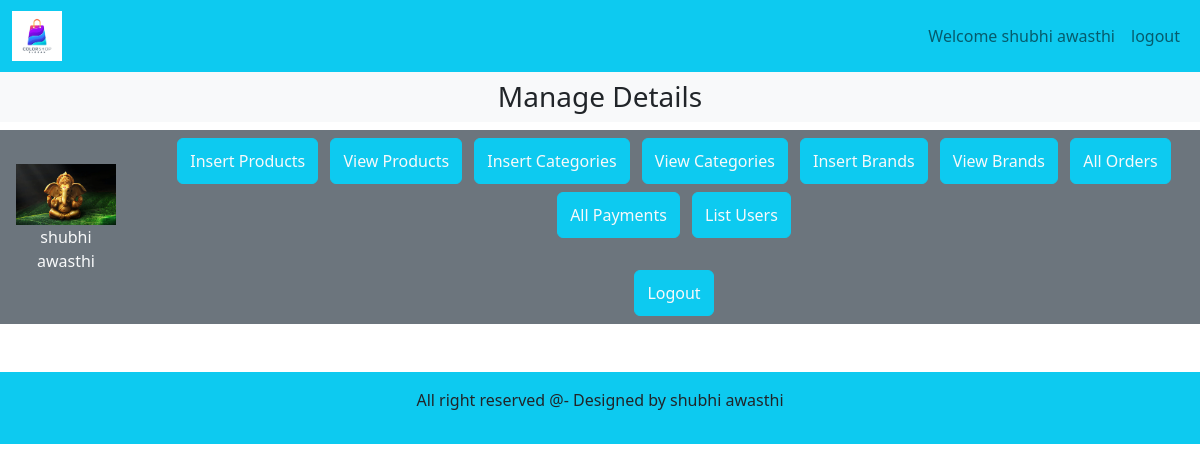
/admin_area/index.php (signed in), run on the app's committed database.
### tables this page shows
CREATE TABLE `admin_register` (
  `admin_id` int(11) NOT NULL,
  `admin_name` varchar(100) NOT NULL,
  `admin_email` varchar(255) NOT NULL,
  `admin_image` varchar(255) NOT NULL,
  `admin_password` varchar(100) NOT NULL
);

### admin_area/index.php (the view, shortened to what this page needs)
<?php
include('../includes/connect.php');
?>
<!DOCTYPE html>
<html lang="en">
<head>
    <link rel="stylesheet" href="style.css">
    <link href="https://cdn.jsdelivr.net/npm/bootstrap@5.2.2/dist/css/bootstrap.min.css" rel="stylesheet">
    <link rel="stylesheet" href="https://cdnjs.cloudflare.com/ajax/libs/font-awesome/6.2.0/css/all.min.css" />
    </head>
<body>
    <div class="container-fluid p-0">
<nav class="navbar navbar-expand-lg navbar-light bg-info">
    <div class="container-fluid">
 <img src="../images/—Pngtree—shopping logo design ready to_5052125.png" width="50px" height="50px"alt="">
 <nav class="navbar navbar-expand-lg">
    <ul class="navbar-nav">
    <?php
    if(!isset($_SESSION['admin_name'])){
        echo" <li class='nav-item'>
        <a href='' class='nav-link'>Welcome Guest</a>
    </li>";
    }else{
        echo" <li class='nav-item'>
        <a href='' class='nav-link'>Welcome ".$_SESSION['admin_name']."</a>
    </li>";
    }
    ?>
           <?php
        if(isset($_SESSION['admin_name'])){
echo"<li class='nav-item'>
<a class='nav-link' href='admin_logout.php'>logout</a>
</li>";
        }
        else{
            echo"<li class='nav-item'>
<a class='nav-link' href='admin_registration.php'>Register</a>
</li>";
        }
        ?>
    </ul>
</nav>
    </div>
</nav>
<div class="bg-light">
    <h3 class="text-center p-2">Manage Details</h3>
</div>
<div class="row">
    <div class="col-md-12 bg-secondary p-1 d-flex align-items-center">
<div class="p-4">
<?php
if(isset($_SESSION['admin_name'])){
        $admin_name= $_SESSION['admin_name'];
        $select_admin_data="select * from `admin_register` where admin_name='$admin_name'";
        $result =mysqli_query($con, $select_admin_data);
        $row_data= mysqli_fetch_assoc($result);
        $admin_name=$row_data['admin_name'];
        $admin_image=$row_data['admin_image'];
        echo "<a href=''><img src='./admin_image/$admin_image' alt='' class='admin-img'></a>";
        echo"
        <p class='text-light text-center'>$admin_name</p>";
}
        ?>
</div>
<div class="button text-center">
    <button class="btn btn-info text-light m-1"><a href="insert_product.php" class="nav-link my-1">Insert Products</a></button>
    <button class="btn btn-info text-light m-1"><a href="index.php?view_products" class="nav-link my-1">View Products</a></button>
    <button class="btn btn-info text-light m-1"><a href="index.php?insert_categories" class="nav-link my-1">Insert Categories</a></button>
    <button class="btn btn-info text-light m-1"><a href="index.php?view_categories" class="nav-link my-1">View Categories</a></button>
    <button class="btn btn-info text-light m-1"><a href="index.php?insert_Brand" class="nav-link my-1">Insert Brands</a></button>
    <button class="btn btn-info text-light m-1"><a href="index.php?view_brands" class="nav-link my-1">View Brands</a></button>
    <button class="btn btn-info text-light m-1"><a href="index.php?list_orders" class="nav-link my-1">All Orders</a></button>
    <button class="btn btn-info text-light m-1"><a href="index.php?list_payments" class="nav-link my-1">All Payments</a></button>
    <button class="btn btn-info text-light m-1"><a href="index.php?list_users" class="nav-link my-1">List Users</a></button><br><br>
    <?php
    if(!isset($_SESSION['admin_name'])){
        echo"<button class='btn btn-info text-light m-1'><a href='admin_login.php' class='nav-link my-1'>Login</a></button";
    }else{
        echo"<button class='btn btn-info text-light m-1'><a href='admin_logout.php' class='nav-link my-1'>Logout</a></button";
    }
    ?>
    >
</div>
    </div>
</div>
   <div class="bg-info p-3 text-center footer">
<p>All right reserved @- Designed by shubhi awasthi</p>
</div>
</div>
</body>
</html>

### style.css (style rules this page uses)
* { margin: 0; padding: 0; box-sizing:border-box; }

### admin_area/index.php (style rules this page uses)
.admin-img { width: 100px; object-fit: contain; }
body { overflow-x:hidden; }

### data on the page
admin_register: admin_image (picture), admin_name "shubhi awasthi"

### other printed values
$_SESSION['admin_name'] "shubhi awasthi"
